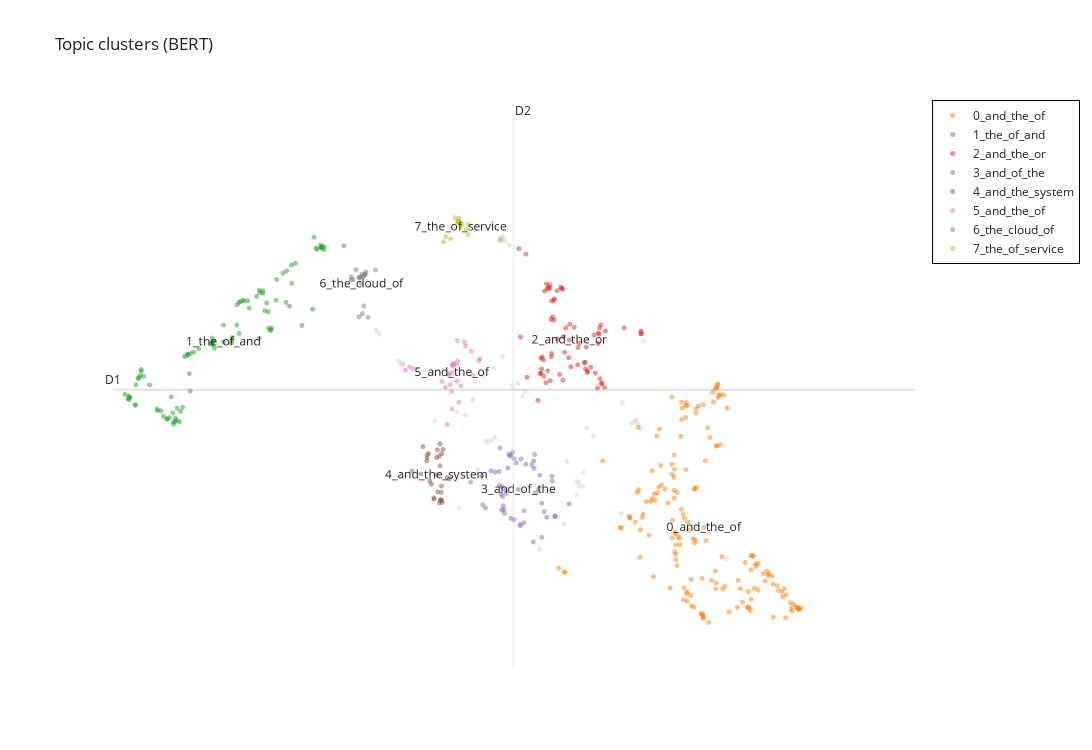

Notebook code cell kept with this figure:
### Code cell
# Visualize Topics
fig = topic_model.visualize_documents(docs, embeddings=embeddings)
fig.update_layout(
    title="Topic clusters (BERT)",
    legend=dict(bordercolor="Black", borderwidth=1),
)
fig.show()
